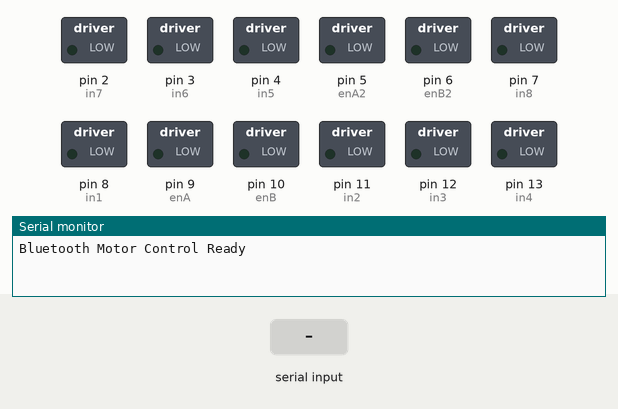
Simulated run of this sketch. Board: Arduino Uno, built with avr-gcc and run on an emulated ATmega328P. Shown: switched loads named in the sketch (green lamp = pin HIGH), the last lines printed to the serial monitor. The test bench sets the inputs (shaded band).

Above: at 1.2 s.
1.3 s: "F90\n" received over Serial
At 2.5 s:
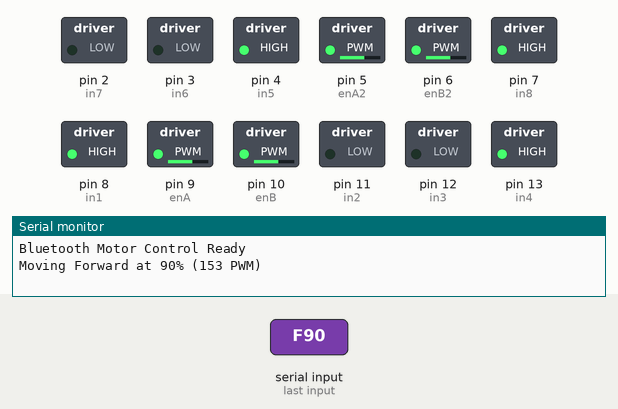
2.8 s: "B90\n" received over Serial
At 3.8 s:
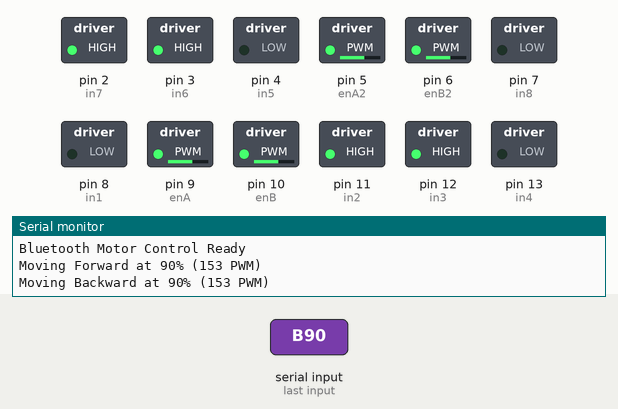
4.3 s: "L90\n" received over Serial
At 5.0 s:
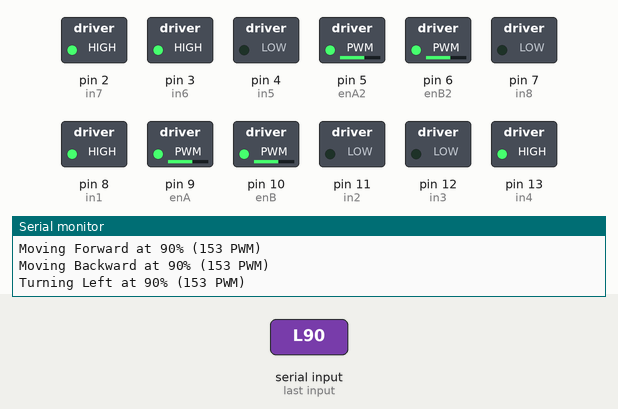
5.8 s: "R,45\n" received over Serial
At 6.1 s:
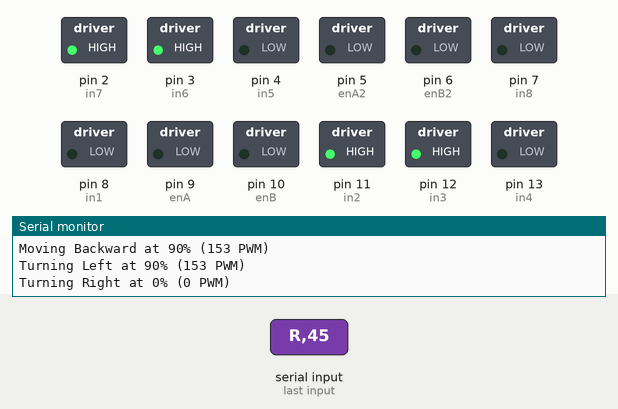
7.3 s: "F,45\n" received over Serial
At 8.5 s:
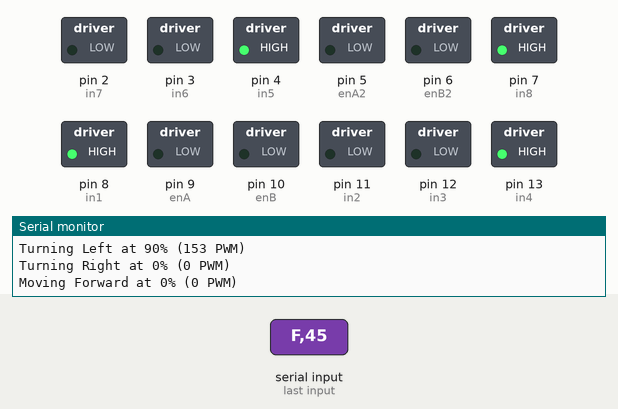
8.8 s: "L,45\n" received over Serial
At 9.6 s:
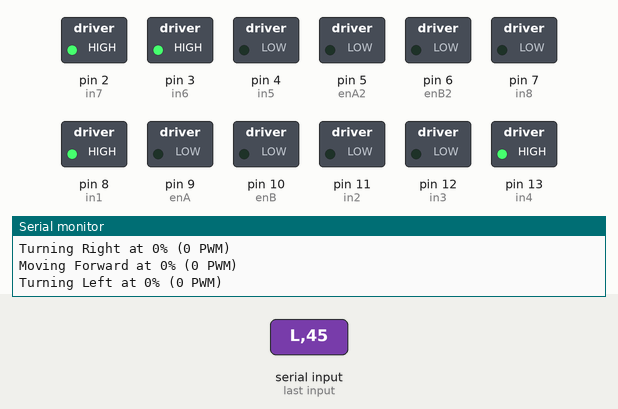
Timing chart, 0 to 11.3 s (numbered marks = the images above; inputs shaded):
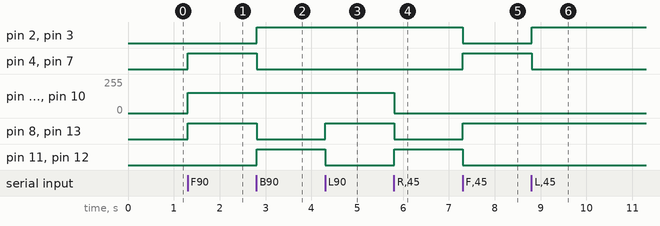

The sketch:

Motor.ino
```cpp
int enA = 9;
int in1 = 8;
int in2 = 11;
int in3 = 12;
int in4 = 13;
int enB = 10;
int in5 = 4;
int in6 = 3;
int in7 = 2;
int in8 = 7;
int enA2 = 5;
int enB2 = 6;

String command = "";

void setup() {
  pinMode(enA, OUTPUT);
  pinMode(in1, OUTPUT);
  pinMode(in2, OUTPUT);
  pinMode(enB, OUTPUT);
  pinMode(in3, OUTPUT);
  pinMode(in4, OUTPUT);
  pinMode(in5, OUTPUT);
  pinMode(in6, OUTPUT);
  pinMode(enA2, OUTPUT);
  pinMode(in7, OUTPUT);
  pinMode(in8, OUTPUT);
  pinMode(enB2, OUTPUT);

  Serial.begin(9600);
  Serial.println("Bluetooth Motor Control Ready");
}

void loop() {

  while (Serial.available()) {
    char c = Serial.read();
    if (c == '\n' || c == '\r') {
      if (command.length() > 0) {
        handleCommand(command);
        command = "";
      }
    } else {
      command += c;
    }
  }
}

void handleCommand(String cmd) {
  cmd.trim();

  const int maxSafePWM = 170;

  if (cmd.startsWith("F")) {
    int speed = cmd.substring(1).toInt();
    speed = constrain(speed, 0, 100);
    int pwm = map(speed, 0, 100, 0, maxSafePWM);

    digitalWrite(in1, HIGH);
    digitalWrite(in2, LOW);
    digitalWrite(in3, LOW);
    digitalWrite(in4, HIGH);
    digitalWrite(in5, HIGH);
    digitalWrite(in6, LOW);
    digitalWrite(in7, LOW);
    digitalWrite(in8, HIGH);
    analogWrite(enA, pwm);
    analogWrite(enB, pwm);
    analogWrite(enA2, pwm);
    analogWrite(enB2, pwm);
    Serial.println("Moving Forward at " + String(speed) + "% (" + String(pwm) + " PWM)");
  }
  else if (cmd.startsWith("B")) {
    int speed = cmd.substring(1).toInt();
    speed = constrain(speed, 0, 100);
    int pwm = map(speed, 0, 100, 0, maxSafePWM);

    digitalWrite(in1, LOW);
    digitalWrite(in2, HIGH);
    digitalWrite(in3, HIGH);
    digitalWrite(in4, LOW);
    digitalWrite(in5, LOW);
    digitalWrite(in6, HIGH);
    digitalWrite(in7, HIGH);
    digitalWrite(in8, LOW);
    analogWrite(enA, pwm);
    analogWrite(enB, pwm);
    analogWrite(enA2, pwm);
    analogWrite(enB2, pwm);
    Serial.println("Moving Backward at " + String(speed) + "% (" + String(pwm) + " PWM)");
  }
  else if (cmd.startsWith("L")) {
  int speed = cmd.substring(1).toInt();
  speed = constrain(speed, 0, 100);
  int pwm = map(speed, 0, 100, 0, maxSafePWM);


  digitalWrite(in1, HIGH);
  digitalWrite(in2, LOW);

  digitalWrite(in3, LOW);
  digitalWrite(in4, HIGH);

  digitalWrite(in5, LOW);
  digitalWrite(in6, HIGH);

  digitalWrite(in7, HIGH);
  digitalWrite(in8, LOW);

  analogWrite(enA, pwm);
  analogWrite(enB, pwm);
  analogWrite(enA2, pwm);
  analogWrite(enB2, pwm);

  Serial.println("Turning Left at " + String(speed) + "% (" + String(pwm) + " PWM)");
}
else if (cmd.startsWith("R")) {
  int speed = cmd.substring(1).toInt();
  speed = constrain(speed, 0, 100);
  int pwm = map(speed, 0, 100, 0, maxSafePWM);

  digitalWrite(in1, LOW);
  digitalWrite(in2, HIGH);

  digitalWrite(in5, LOW);
  digitalWrite(in6, HIGH);

  digitalWrite(in3, HIGH);
  digitalWrite(in4, LOW);

  digitalWrite(in7, HIGH);
  digitalWrite(in8, LOW);

  analogWrite(enA, pwm);
  analogWrite(enB, pwm);
  analogWrite(enA2, pwm);
  analogWrite(enB2, pwm);

  Serial.println("Turning Right at " + String(speed) + "% (" + String(pwm) + " PWM)");
}
  else if (cmd.equalsIgnoreCase("STOP")) {
    digitalWrite(in1, LOW);
    digitalWrite(in2, LOW);
    digitalWrite(in3, LOW);
    digitalWrite(in4, LOW);
    digitalWrite(in5, LOW);
    digitalWrite(in6, LOW);
    digitalWrite(in7, LOW);
    digitalWrite(in8, LOW);
    analogWrite(enA, 0);
    analogWrite(enB, 0);
    analogWrite(enA2, 0);
    analogWrite(enB2, 0);
    Serial.println("Motor Stopped");
  }
  else {
    Serial.println("Unknown Command: " + cmd);
  }
}
```

Measured:
- after the input at 1.3 s, pin 4 (in5), pin 7 (in8), pin 8 (in1), pin 13 (in4): LOW → HIGH at once; pin 5 (enA2), pin 6 (enB2), pin 9 (enA), pin 10 (enB): 0/255 → 153/255 at once
- after the input at 2.8 s, pin 2 (in7), pin 3 (in6), pin 11 (in2), pin 12 (in3): LOW → HIGH at once; pin 4 (in5), pin 7 (in8), pin 8 (in1), pin 13 (in4): HIGH → LOW at once
- after the input at 4.3 s, pin 8 (in1), pin 13 (in4): LOW → HIGH at once; pin 11 (in2), pin 12 (in3): HIGH → LOW at once
- after the input at 5.8 s, pin 5 (enA2), pin 6 (enB2), pin 9 (enA), pin 10 (enB): 153/255 → 0/255 at once; pin 8 (in1), pin 13 (in4): HIGH → LOW at once; pin 11 (in2), pin 12 (in3): LOW → HIGH at once
- after the input at 7.3 s, pin 2 (in7), pin 3 (in6), pin 11 (in2), pin 12 (in3): HIGH → LOW at once; pin 4 (in5), pin 7 (in8), pin 8 (in1), pin 13 (in4): LOW → HIGH at once
- after the input at 8.8 s, pin 2 (in7), pin 3 (in6): LOW → HIGH at once; pin 4 (in5), pin 7 (in8): HIGH → LOW at once
